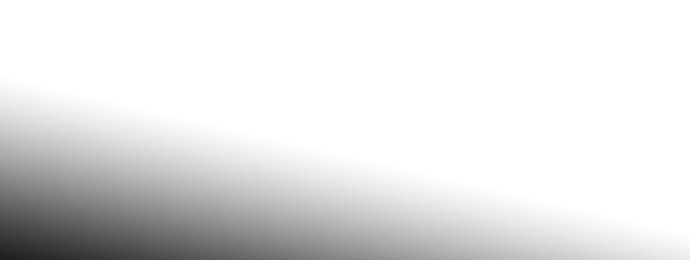
#> input picture utils/tests/gradient.png, 690 x 260 px, given as the content of the folder images, which was not available
$ python gen_images.py
#> lines starting #> are read from the running program, lines starting #| are printed output that depends on the picture; after the words box and inside, x2 and y2 are one past the last pixel; in counts of white or black regions, pixels touching at a corner belong together; pictures that were not available may be replaced by others from this repository, and a replacement may not be noted
import matplotlib as mpl
mpl.use('Agg')
import numpy as np
import numpy.random as random
import sys
sys.setrecursionlimit(10000)
sys.path.append('../utils')

from PIL import Image

import matplotlib.pyplot as plt
import matplotlib.colorbar as cb
from matplotlib import cm
import os.path

from astropy.io import fits
import misc

def PIL2array(img):
    return np.array(img.getdata(), np.float32).reshape(img.size[1], img.size[0])


def gen_images(in_dir, out_dir, image_file, image_size, tile, scale, num_subimages, num_angles, ret=False):
#> called with in_dir = 'images', out_dir = 'images_out', image_size = 100, tile = False, scale = 1, num_subimages = 100, num_angles = 10, ret = False
    assert(in_dir != out_dir)
    images = []
    for root, dirs, files in os.walk(in_dir):
        for file in files:
            print(file)
            if image_file is not None and file[:len(image_file)] != image_file:
                continue
            if file[-5:] == '.fits':
                hdul = fits.open(in_dir + "/" + file)
                image = hdul[0].data
                hdul.close()
            else:
                image = plt.imread(in_dir + "/" + file)
#> image is the input picture: shape (260, 690, 4) float32; mean R, G, B, A 0.443, 0.443, 0.443, 0.107
                #image = plt.imread(dir + "/" + file)
                if len(image.shape) == 3:
                    image = image[:, :, 0]
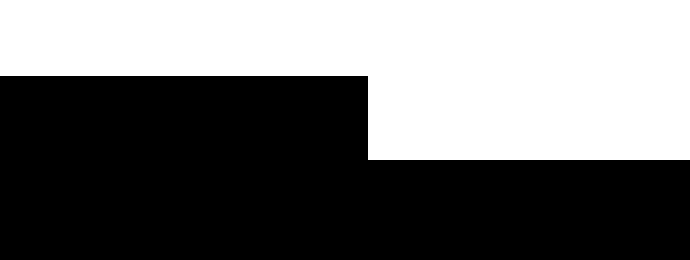
#> image: shape (260, 690) float32; values 0 (black) and 1 (white), 44.3% white; 1 white region, box (x1, y1, x2, y2) and area: (0, 0, 690, 160) 79488
            if scale != 1.:
                image = misc.sample_image(image, scale)

            image /= np.max(image)
            image *= 255
            image_orig = np.array(image)
            nx_orig = image.shape[0]
#> nx_orig = 260
            ny_orig = image.shape[1]
#> ny_orig = 690

            for i in np.arange(num_subimages):
                x = random.randint(nx_orig-2*image_size)
                y = random.randint(ny_orig-2*image_size)
                image = image_orig[x:x+2*image_size, y:y+2*image_size]

                nx = image.shape[0]
                ny = image.shape[1]
                image = Image.fromarray(image)
                image = image.convert("L")

                angles = np.linspace(0, 360, num_angles)#random.random(size=num_angles)*360.0
                for angle in angles:
                    rotated = image.rotate(angle)
                    rotated = rotated.crop(((nx-image_size)//2, (ny-image_size)//2,(nx+image_size)//2, (ny+image_size)//2))
                    if out_dir is not None:
                        rotated.save(out_dir + "/" + file + "_" + str(i) + "_" + str(int(angle)) + ".png")
                    if ret:
                        images.append(PIL2array(rotated))
#> this loop made 100 passes
#> pass 1, in gen_images, `image = image_orig[x:x+2*image_size, y:y+2*image_size]`:
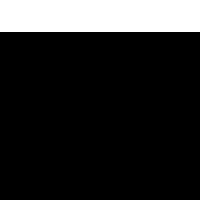
#> image: shape (200, 200) float32; 16% white; 1 white region, box (x1, y1, x2, y2) and area: (0, 0, 200, 32) 6400
#> pass 1, in gen_images, `rotated.save(out_dir + "/" + file + "_" + str(i) + "_" + str(int(angle..`:
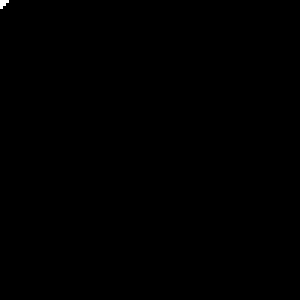
#> saved as gradient.png_0_40.png: PIL image 100x100 L (shown 3 times larger); 0.06% white; 1 white region (1 under 20 px)
#> after the loop:
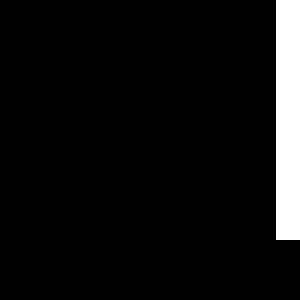
#> rotated: PIL image 100x100 L (shown 3 times larger); 6.4% white; 1 white region, box (x1, y1, x2, y2) and area: (92, 0, 100, 80) 640
#> after the loop, images = []
    if ret:
        return images

if __name__ == '__main__':
    in_dir = "images"
    out_dir = "images_out"
    image_file = None#"icont"
    image_size = 100
    tile=False
    scale=1.0

    num_subimages = 100
    num_angles = 10

    gen_images(in_dir, out_dir, image_file, image_size, tile, scale, num_subimages, num_angles)
